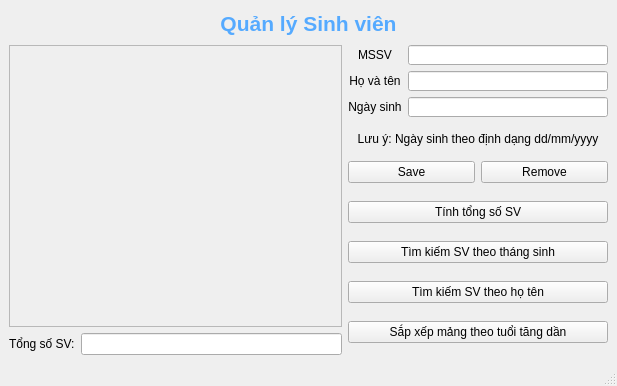
<?xml version="1.0" encoding="UTF-8"?>
<ui version="4.0">
 <class>MainWindow</class>
 <widget class="QMainWindow" name="MainWindow">
  <property name="geometry">
   <rect>
    <x>0</x>
    <y>0</y>
    <width>617</width>
    <height>386</height>
   </rect>
  </property>
  <property name="windowTitle">
   <string>Nguyễn Như Quỳnh 798 - Quản lý SV</string>
  </property>
  <widget class="QWidget" name="centralwidget">
   <layout class="QGridLayout" name="gridLayout_2">
    <item row="3" column="1">
     <widget class="QLineEdit" name="lineEditTongSV"/>
    </item>
    <item row="1" column="0" rowspan="2" colspan="2">
     <widget class="QScrollArea" name="scrollArea">
      <property name="widgetResizable">
       <bool>true</bool>
      </property>
      <widget class="QWidget" name="scrollAreaWidgetContents">
       <property name="enabled">
        <bool>true</bool>
       </property>
       <property name="geometry">
        <rect>
         <x>0</x>
         <y>0</y>
         <width>322</width>
         <height>279</height>
        </rect>
       </property>
       <layout class="QVBoxLayout" name="verticalLayout_3">
        <item>
         <layout class="QVBoxLayout" name="verticalLayout"/>
        </item>
       </layout>
      </widget>
     </widget>
    </item>
    <item row="3" column="0">
     <widget class="QLabel" name="label_5">
      <property name="text">
       <string>Tổng số SV:</string>
      </property>
     </widget>
    </item>
    <item row="1" column="2">
     <layout class="QGridLayout" name="gridLayout">
      <item row="0" column="0">
       <widget class="QLabel" name="label_2">
        <property name="text">
         <string>MSSV</string>
        </property>
        <property name="alignment">
         <set>Qt::AlignCenter</set>
        </property>
       </widget>
      </item>
      <item row="2" column="0">
       <widget class="QLabel" name="label_4">
        <property name="text">
         <string>Ngày sinh</string>
        </property>
        <property name="alignment">
         <set>Qt::AlignCenter</set>
        </property>
       </widget>
      </item>
      <item row="1" column="0">
       <widget class="QLabel" name="label_3">
        <property name="text">
         <string>Họ và tên</string>
        </property>
        <property name="alignment">
         <set>Qt::AlignCenter</set>
        </property>
       </widget>
      </item>
      <item row="1" column="1">
       <widget class="QLineEdit" name="lineEditHoten">
        <property name="maximumSize">
         <size>
          <width>200</width>
          <height>20</height>
         </size>
        </property>
        <property name="styleSheet">
         <string notr="true">font: 12pt &quot;MS Shell Dlg 2&quot;;</string>
        </property>
       </widget>
      </item>
      <item row="0" column="1">
       <widget class="QLineEdit" name="lineEditMssv">
        <property name="minimumSize">
         <size>
          <width>0</width>
          <height>0</height>
         </size>
        </property>
        <property name="maximumSize">
         <size>
          <width>200</width>
          <height>20</height>
         </size>
        </property>
        <property name="styleSheet">
         <string notr="true">font: 12pt &quot;MS Shell Dlg 2&quot;;</string>
        </property>
        <property name="text">
         <string/>
        </property>
       </widget>
      </item>
      <item row="2" column="1">
       <widget class="QLineEdit" name="lineEditNgaysinh">
        <property name="maximumSize">
         <size>
          <width>200</width>
          <height>20</height>
         </size>
        </property>
        <property name="styleSheet">
         <string notr="true">font: 12pt &quot;MS Shell Dlg 2&quot;;</string>
        </property>
       </widget>
      </item>
      <item row="4" column="0" colspan="2">
       <layout class="QHBoxLayout" name="horizontalLayout">
        <item>
         <widget class="QPushButton" name="pushButtonSave">
          <property name="text">
           <string>Save</string>
          </property>
         </widget>
        </item>
        <item>
         <widget class="QPushButton" name="pushButtonRemove">
          <property name="text">
           <string>Remove</string>
          </property>
         </widget>
        </item>
       </layout>
      </item>
      <item row="3" column="0" colspan="2">
       <widget class="QLabel" name="label_6">
        <property name="text">
         <string>Lưu ý: Ngày sinh theo định dạng dd/mm/yyyy</string>
        </property>
        <property name="alignment">
         <set>Qt::AlignCenter</set>
        </property>
       </widget>
      </item>
     </layout>
    </item>
    <item row="2" column="2" rowspan="2">
     <layout class="QVBoxLayout" name="verticalLayout_2">
      <item>
       <widget class="QPushButton" name="pushButtonTongSV">
        <property name="text">
         <string>Tính tổng số SV</string>
        </property>
       </widget>
      </item>
      <item>
       <widget class="QPushButton" name="pushButtonFindThangsinh">
        <property name="text">
         <string>Tìm kiếm SV theo tháng sinh</string>
        </property>
       </widget>
      </item>
      <item>
       <widget class="QPushButton" name="pushButtonFindHoten">
        <property name="text">
         <string>Tìm kiếm SV theo họ tên</string>
        </property>
       </widget>
      </item>
      <item>
       <widget class="QPushButton" name="pushButtonSapxep">
        <property name="text">
         <string>Sắp xếp mảng theo tuổi tăng dần</string>
        </property>
       </widget>
      </item>
     </layout>
    </item>
    <item row="0" column="0" colspan="3">
     <widget class="QLabel" name="label">
      <property name="maximumSize">
       <size>
        <width>16777215</width>
        <height>30</height>
       </size>
      </property>
      <property name="text">
       <string>&lt;html&gt;&lt;head/&gt;&lt;body&gt;&lt;p align=&quot;center&quot;&gt;&lt;span style=&quot; font-size:16pt; font-weight:600; color:#55aaff;&quot;&gt;Quản lý Sinh viên&lt;/span&gt;&lt;/p&gt;&lt;/body&gt;&lt;/html&gt;</string>
      </property>
     </widget>
    </item>
   </layout>
  </widget>
  <widget class="QMenuBar" name="menubar">
   <property name="geometry">
    <rect>
     <x>0</x>
     <y>0</y>
     <width>617</width>
     <height>18</height>
    </rect>
   </property>
  </widget>
  <widget class="QStatusBar" name="statusbar"/>
 </widget>
 <resources/>
 <connections/>
</ui>
